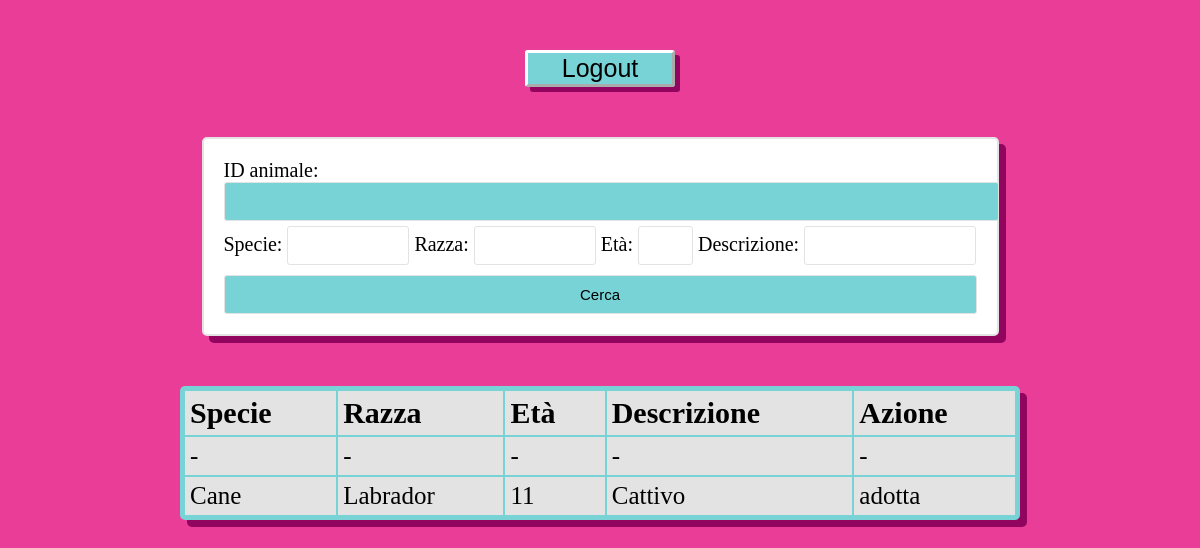
Page /home/ (signed in) on the earlier database version.
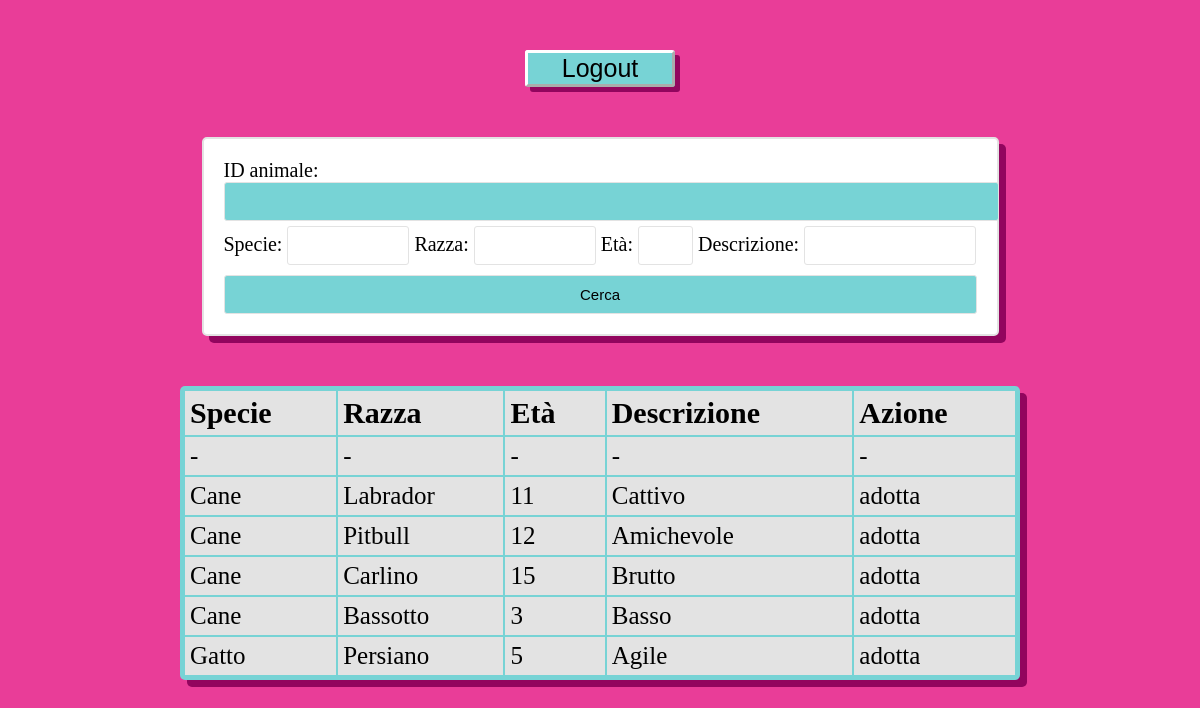
Same page on the later database version.
### adozione/models.py (models this page shows, shortened)
class Animale(models.Model):
    ID_animale = models.IntegerField(default=1, primary_key=True)
    specie = models.CharField(max_length=100)
    razza = models.CharField(max_length=50)
    età = models.IntegerField(default=0)
    descrizione = models.CharField(max_length=400)

### adozione/views.py (the view)
# urls.py: 2. Add a URL to urlpatterns:  path('', views.home, name='home')
@user_passes_test(lambda u: not u.is_superuser, login_url='home_amministratore')
@login_required(login_url='login')
def home(request):
    animali = Animale.objects.all()
    myFilter = AnimalFilter(request.GET, queryset=animali)
    animali = myFilter.qs
    context = {'animali': animali, 'myFilter': myFilter}
    return render(request, "home.html", context)

### adozione/templates/home.html (shortened to what this page needs)
{% load static %}
<!DOCTYPE html>
<html>
    <head>
        <link rel="stylesheet" type="text/css" href="{% static 'styles.css' %}">
    </head>
    <body>
        <div class="navbar">
            <a class="button_link" href="{% url 'logout' %}">
                <button class="pulsante" >Logout</button>
            </a>
        </div>
        <form id= "form_ricerca" method="get">
            {{myFilter.form}}
            <button class="btn btn-primary" type="submit"> Cerca </button>
        </form>
        <table>
            <thead>
                <th>Specie</th>
                <th>Razza</th>
                <th>Età</th>
                <th>Descrizione</th>
                <th>Azione</th>
            </thead>
            <tbody>
                <tr>
                    <td>-</td>
                    <td>-</td>
                    <td>-</td>
                    <td>-</td>
                    <td>-</td>
                </tr>
                {% for animal in animali %}
                <tr>
                    <td>{{ animal.specie }}</td>
                    <td>{{ animal.razza }}</td>
                    <td>{{ animal.età }}</td>
                    <td>{{ animal.descrizione }}</td>
                    <td>
                        <a href="{% url 'adotta' animal.ID_animale %}" class="pulsante pulsante_tabella">adotta</a>
                    </td>
                    </tr>
                {% endfor %}
            </tbody>
        </table>
    </body>
</html>

Differences in the rows shown:
added Animale: specie "Cane", razza "Pitbull", età "12", descrizione "Amichevole"
added Animale: specie "Cane", razza "Carlino", età "15", descrizione "Brutto"
added Animale: specie "Cane", razza "Bassotto", età "3", descrizione "Basso"
added Animale: specie "Gatto", razza "Persiano", età "5", descrizione "Agile"
